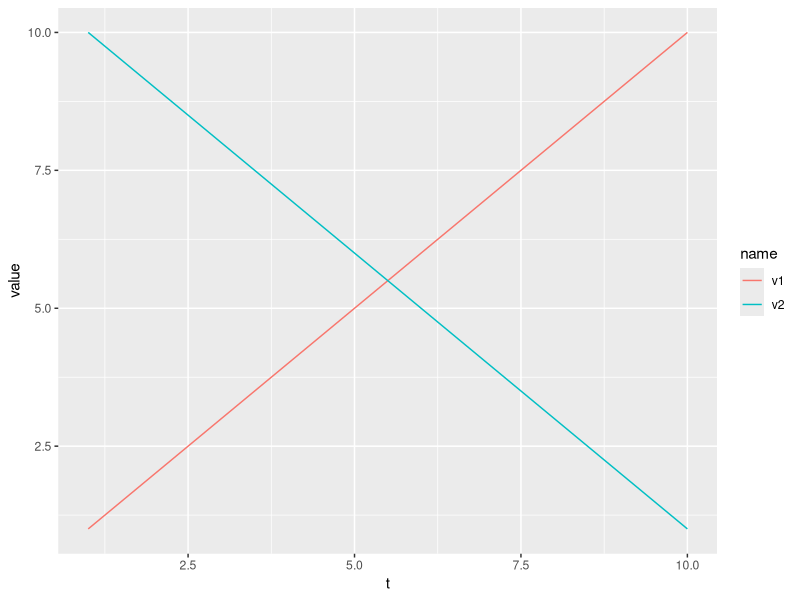
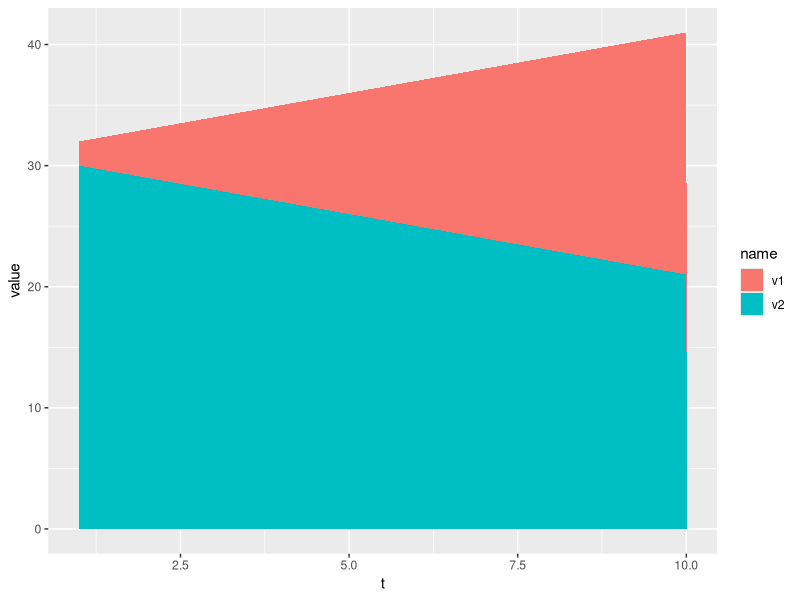
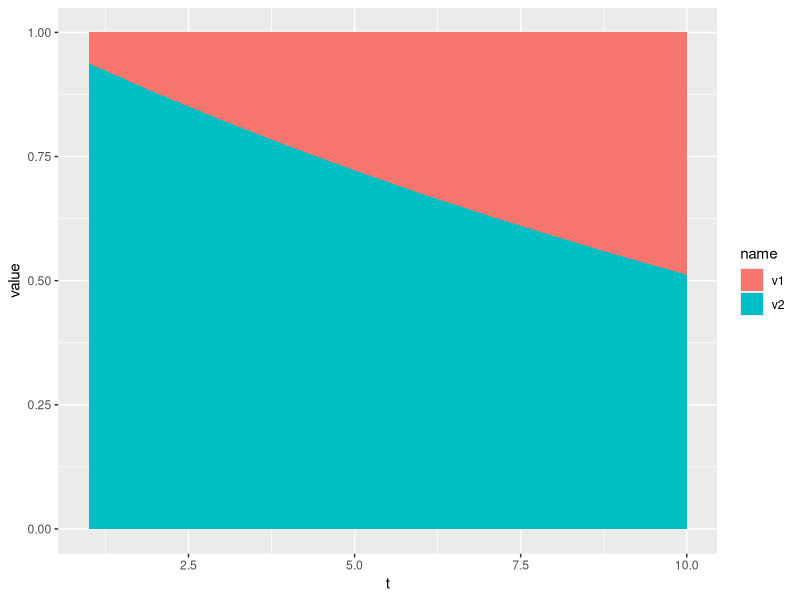
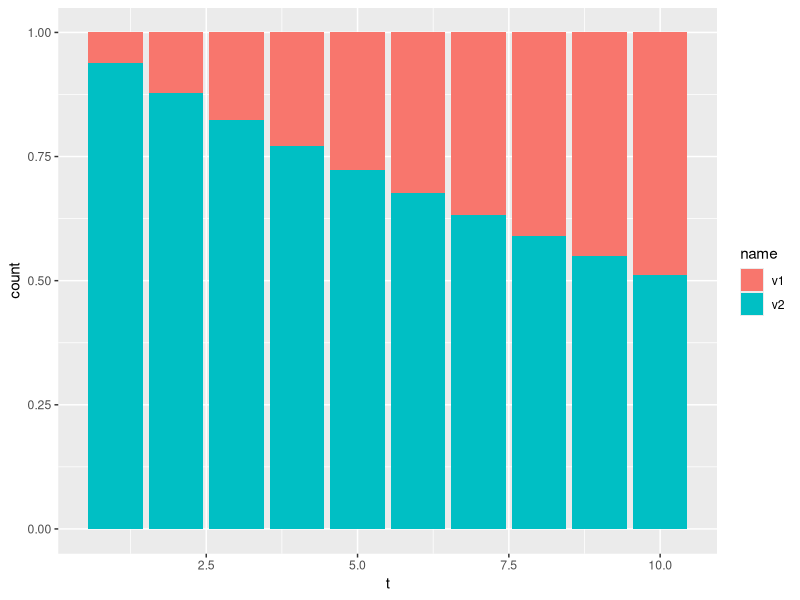

Write the R code that produced these figures, in order.
library(conflicted)
library(tidyverse)
conflict_prefer('lag', 'dplyr')
conflict_prefer('filter', 'dplyr')

tibble(t = 1:10, v1 = 1:10, v2 = 10:1) %>% pivot_longer(cols = v1:v2) %>%
  ggplot(.) + geom_line(aes(x = t, y = value, color = name))

tibble(t = 1:10, v1 = (1:10) * 2, v2 = 30:21) %>% pivot_longer(cols = v1:v2) %>%
  ggplot(.) + geom_area(aes(x = t, y = value, fill = name)) # , position = 'fill'

tibble(t = 1:10, v1 = (1:10) * 2, v2 = 30:21) %>% pivot_longer(cols = v1:v2) %>%
  ggplot(.) + geom_area(aes(x = t, y = value, fill = name), position = 'fill')

tibble(t = 1:10, v1 = (1:10) * 2, v2 = 30:21) %>% pivot_longer(cols = v1:v2) %>%
  rowwise %>% mutate(vv = list(rep(TRUE, round(value,0)))) %>% ungroup %>% unnest(vv) %>%
  ggplot(.) + geom_bar(aes(x = t, fill = name), position = 'fill')
